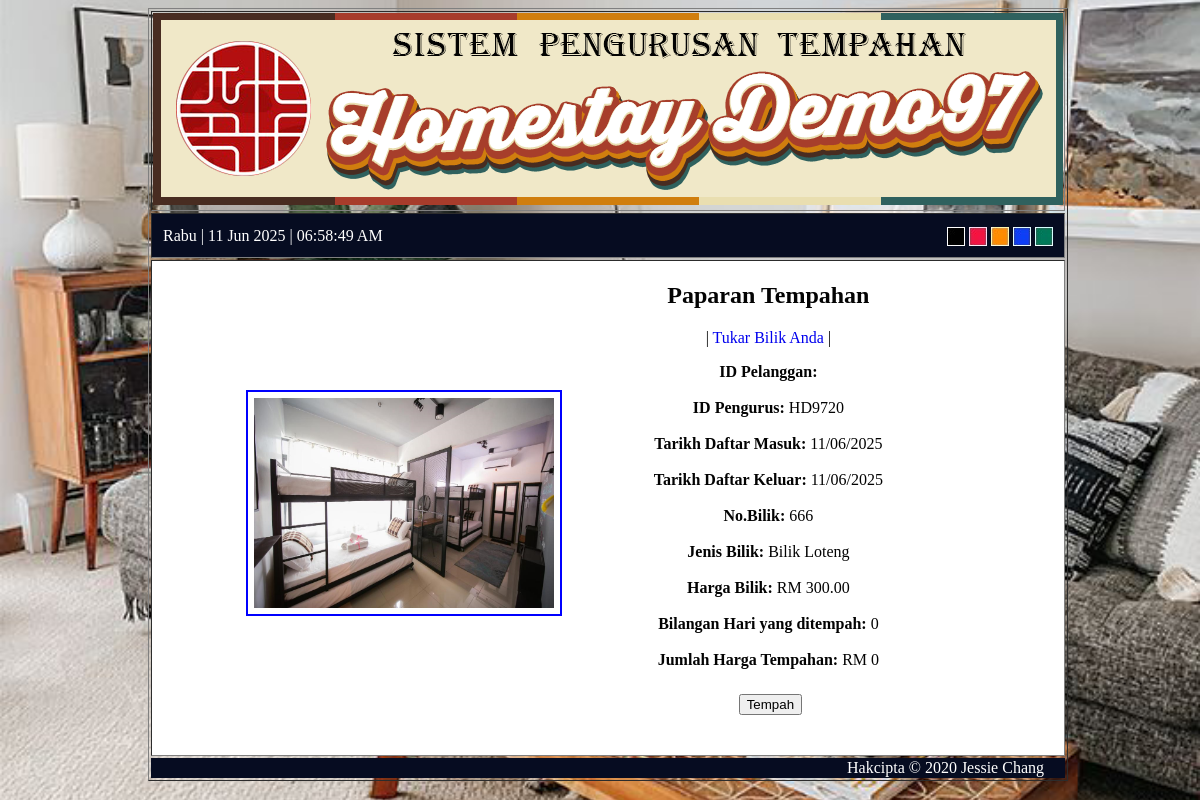
The page /tempahanadmin.php?Z=666 on the database its author committed.
### tables this page shows
CREATE TABLE `pengurus` (
  `IDPengurus` varchar(10) NOT NULL,
  `NamaPengurus` varchar(50) NOT NULL,
  `NoKP` varchar(12) NOT NULL,
  `KataLaluan` varchar(20) NOT NULL
);

CREATE TABLE `bilik` (
  `NoBilik` varchar(3) NOT NULL,
  `JenisBilik` varchar(30) NOT NULL
);

CREATE TABLE `kategoribilik` (
  `JenisBilik` varchar(30) NOT NULL,
  `Harga` decimal(10,2) NOT NULL
);

### tempahanadmin.php (the view, shortened to what this page needs)
<?PHP
include('header.php');
include('connect.php');
$idpelanggan=$_SESSION['IDPelanggan'];
$tarikhdaftarmasuk=$_SESSION['TarikhDaftarMasuk'];
$tarikhdaftarkeluar=$_SESSION['TarikhDaftarKeluar'];
$Z=$_GET['Z'];
$sqlbilik=mysqli_query($jescdb,"SELECT* FROM bilik,kategoribilik WHERE bilik.JenisBilik=kategoribilik.JenisBilik AND NoBilik = '$Z'");
$row=mysqli_fetch_array($sqlbilik);
$sqlpengurus=mysqli_query($jescdb,"SELECT * FROM pengurus ORDER BY RAND ( ) LIMIT 1");
$get=mysqli_fetch_array($sqlpengurus);
$idpengurus=$get['IDPengurus'];
switch($Z)
{
    case '666':$image='666.png';
}
?>
<?PHP
include('connect.php');
$date1=date_create("$tarikhdaftarmasuk");
$date2=date_create("$tarikhdaftarkeluar");
$diff=date_diff($date1,$date2);
$diffs= $diff->format("%a");
$datemasuk=date_format($date1,"d/m/Y");
$datekeluar=date_format($date2,"d/m/Y");
       switch($Z)
       {
        case '666':$perday=300.00;break;
        }
       $total=$perday*$diffs;
       $idpelanggan = mysqli_real_escape_string($jescdb,$idpelanggan);
       $nobilik = mysqli_real_escape_string($jescdb,$Z);
       $idpengurus = mysqli_real_escape_string($jescdb,$idpengurus);
       $total = mysqli_real_escape_string($jescdb,$total);
echo"
<div class='data'>
<h2>Paparan Tempahan</h2>
<P>| <a href='pilihbilikadmin.php'>Tukar Bilik Anda</a> |</p>";
echo"
<div class='container'>
<div class='frame'>
<div class='gambar' id='gambar'><img src='images/$image' width='300' height='210'></div>
</div></div>
    <b>ID Pelanggan: </b>".$idpelanggan."<br><br>
    <b>ID Pengurus: </b>".$idpengurus."<br><br>
    <b>Tarikh Daftar Masuk: </b>".$datemasuk."<br><br>
    <b>Tarikh Daftar Keluar: </b>".$datekeluar."<br><br>
    <b>No.Bilik: </b>".$nobilik."<br><br>
    <b>Jenis Bilik: </b>".$row['JenisBilik']."<br><br>
    <b>Harga Bilik: </b>RM ".$row['Harga']."<br><br>
    <b>Bilangan Hari yang ditempah: </b>".$diffs."<br><br>
    <b>Jumlah Harga Tempahan: </b>RM ".$total."<br><br>
    ";
?>
<form method='POST' action=''>
    <table>
<tr>
           <td><input hidden type='text' name='hidden' value='hidden'>
           </td>
        </tr>
    <tr>
    <td></td>
    <td>
            <input type='submit' value='Tempah'>
    </td>
    </tr>
    </table>
</form>
<br></br>
<?PHP include('footer.php');?>

### header.php (style rules this page uses)
* { text-decoration: none; }

### tempahanadmin.php (style rules this page uses)
.container { position: relative; }
.container .frame { position: absolute; transform: translate(-50%, -50%); -ms-transform: translate(-50%, -50%); margin-top: 140px; left: -250px; color: white; font-size: 16px; padding: 3px 10px; border: none; cursor: pointer; text-align: center; transition: 0.3s; }
.gambar { text-align: center; width: 300px; height: 210px; border: 2px solid blue; margin: 4px; padding: 6px; z-index: -1; }
.data { float: right; margin-right: 180px; }

### rows shown on the page
pengurus: IDPengurus "HD9720"
bilik: JenisBilik.JenisBilik "Bilik Loteng", JenisBilik.Harga "300.00"

### other values the page prints
$datemasuk "11/06/2025"
$datekeluar "11/06/2025"
$nobilik "666"
$diffs "0"
$total "0"
